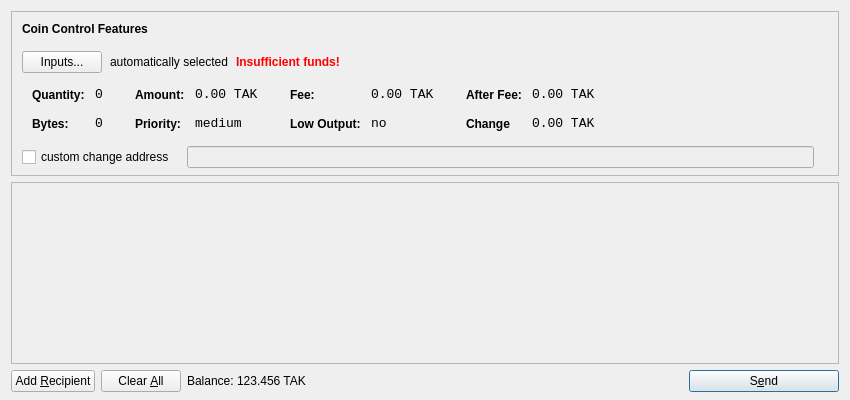
<?xml version="1.0" encoding="UTF-8"?>
<ui version="4.0">
 <class>SendCoinsDialog</class>
 <widget class="QDialog" name="SendCoinsDialog">
  <property name="geometry">
   <rect>
    <x>0</x>
    <y>0</y>
    <width>850</width>
    <height>400</height>
   </rect>
  </property>
  <property name="windowTitle">
   <string>Send Coins</string>
  </property>
  <layout class="QVBoxLayout" name="verticalLayout" stretch="0,1,0">
   <property name="bottomMargin">
    <number>8</number>
   </property>
   <item>
    <widget class="QFrame" name="frameCoinControl">
     <property name="sizePolicy">
      <sizepolicy hsizetype="Expanding" vsizetype="Expanding">
       <horstretch>0</horstretch>
       <verstretch>0</verstretch>
      </sizepolicy>
     </property>
     <property name="maximumSize">
      <size>
       <width>16777215</width>
       <height>16777215</height>
      </size>
     </property>
     <property name="frameShape">
      <enum>QFrame::StyledPanel</enum>
     </property>
     <property name="frameShadow">
      <enum>QFrame::Sunken</enum>
     </property>
     <layout class="QVBoxLayout" name="verticalLayoutCoinControl2">
      <property name="spacing">
       <number>-1</number>
      </property>
      <property name="leftMargin">
       <number>0</number>
      </property>
      <property name="topMargin">
       <number>0</number>
      </property>
      <property name="rightMargin">
       <number>0</number>
      </property>
      <property name="bottomMargin">
       <number>6</number>
      </property>
      <item>
       <layout class="QVBoxLayout" name="verticalLayoutCoinControl" stretch="0,0,0,0,1">
        <property name="spacing">
         <number>0</number>
        </property>
        <property name="leftMargin">
         <number>10</number>
        </property>
        <property name="topMargin">
         <number>10</number>
        </property>
        <item>
         <layout class="QHBoxLayout" name="horizontalLayoutCoinControl1">
          <property name="bottomMargin">
           <number>15</number>
          </property>
          <item>
           <widget class="QLabel" name="labelCoinControlFeatures">
            <property name="sizePolicy">
             <sizepolicy hsizetype="Preferred" vsizetype="Maximum">
              <horstretch>0</horstretch>
              <verstretch>0</verstretch>
             </sizepolicy>
            </property>
            <property name="font">
             <font>
              <weight>75</weight>
              <bold>true</bold>
             </font>
            </property>
            <property name="styleSheet">
             <string notr="true">font-weight:bold;</string>
            </property>
            <property name="text">
             <string>Coin Control Features</string>
            </property>
           </widget>
          </item>
         </layout>
        </item>
        <item>
         <layout class="QHBoxLayout" name="horizontalLayoutCoinControl2" stretch="0,0,0,0">
          <property name="spacing">
           <number>8</number>
          </property>
          <property name="bottomMargin">
           <number>10</number>
          </property>
          <item>
           <widget class="QPushButton" name="pushButtonCoinControl">
            <property name="styleSheet">
             <string notr="true"/>
            </property>
            <property name="text">
             <string>Inputs...</string>
            </property>
           </widget>
          </item>
          <item>
           <widget class="QLabel" name="labelCoinControlAutomaticallySelected">
            <property name="text">
             <string>automatically selected</string>
            </property>
            <property name="margin">
             <number>5</number>
            </property>
           </widget>
          </item>
          <item>
           <widget class="QLabel" name="labelCoinControlInsuffFunds">
            <property name="font">
             <font>
              <weight>75</weight>
              <bold>true</bold>
             </font>
            </property>
            <property name="styleSheet">
             <string notr="true">color:red;font-weight:bold;</string>
            </property>
            <property name="text">
             <string>Insufficient funds!</string>
            </property>
            <property name="margin">
             <number>5</number>
            </property>
           </widget>
          </item>
          <item>
           <spacer name="horizontalSpacerCoinControl">
            <property name="orientation">
             <enum>Qt::Horizontal</enum>
            </property>
            <property name="sizeHint" stdset="0">
             <size>
              <width>40</width>
              <height>1</height>
             </size>
            </property>
           </spacer>
          </item>
         </layout>
        </item>
        <item>
         <widget class="QWidget" name="widgetCoinControl" native="true">
          <property name="sizePolicy">
           <sizepolicy hsizetype="Preferred" vsizetype="Preferred">
            <horstretch>0</horstretch>
            <verstretch>0</verstretch>
           </sizepolicy>
          </property>
          <property name="minimumSize">
           <size>
            <width>0</width>
            <height>0</height>
           </size>
          </property>
          <property name="styleSheet">
           <string notr="true"/>
          </property>
          <layout class="QHBoxLayout" name="horizontalLayoutCoinControl5">
           <property name="margin">
            <number>0</number>
           </property>
           <item>
            <layout class="QHBoxLayout" name="horizontalLayoutCoinControl3" stretch="0,0,0,1">
             <property name="spacing">
              <number>20</number>
             </property>
             <property name="topMargin">
              <number>0</number>
             </property>
             <property name="bottomMargin">
              <number>10</number>
             </property>
             <item>
              <layout class="QFormLayout" name="formLayoutCoinControl1">
               <property name="horizontalSpacing">
                <number>10</number>
               </property>
               <property name="verticalSpacing">
                <number>14</number>
               </property>
               <property name="leftMargin">
                <number>10</number>
               </property>
               <property name="topMargin">
                <number>4</number>
               </property>
               <property name="rightMargin">
                <number>6</number>
               </property>
               <item row="0" column="0">
                <widget class="QLabel" name="labelCoinControlQuantityText">
                 <property name="styleSheet">
                  <string notr="true">font-weight:bold;</string>
                 </property>
                 <property name="text">
                  <string>Quantity:</string>
                 </property>
                 <property name="margin">
                  <number>0</number>
                 </property>
                </widget>
               </item>
               <item row="0" column="1">
                <widget class="QLabel" name="labelCoinControlQuantity">
                 <property name="font">
                  <font>
                   <family>Monospace</family>
                   <pointsize>10</pointsize>
                  </font>
                 </property>
                 <property name="cursor">
                  <cursorShape>IBeamCursor</cursorShape>
                 </property>
                 <property name="contextMenuPolicy">
                  <enum>Qt::ActionsContextMenu</enum>
                 </property>
                 <property name="text">
                  <string>0</string>
                 </property>
                 <property name="margin">
                  <number>0</number>
                 </property>
                 <property name="textInteractionFlags">
                  <set>Qt::LinksAccessibleByMouse|Qt::TextSelectableByKeyboard|Qt::TextSelectableByMouse</set>
                 </property>
                </widget>
               </item>
               <item row="1" column="0">
                <widget class="QLabel" name="labelCoinControlBytesText">
                 <property name="styleSheet">
                  <string notr="true">font-weight:bold;</string>
                 </property>
                 <property name="text">
                  <string>Bytes:</string>
                 </property>
                </widget>
               </item>
               <item row="1" column="1">
                <widget class="QLabel" name="labelCoinControlBytes">
                 <property name="font">
                  <font>
                   <family>Monospace</family>
                   <pointsize>10</pointsize>
                  </font>
                 </property>
                 <property name="cursor">
                  <cursorShape>IBeamCursor</cursorShape>
                 </property>
                 <property name="contextMenuPolicy">
                  <enum>Qt::ActionsContextMenu</enum>
                 </property>
                 <property name="text">
                  <string>0</string>
                 </property>
                 <property name="textInteractionFlags">
                  <set>Qt::LinksAccessibleByMouse|Qt::TextSelectableByKeyboard|Qt::TextSelectableByMouse</set>
                 </property>
                </widget>
               </item>
              </layout>
             </item>
             <item>
              <layout class="QFormLayout" name="formLayoutCoinControl2">
               <property name="horizontalSpacing">
                <number>10</number>
               </property>
               <property name="verticalSpacing">
                <number>14</number>
               </property>
               <property name="leftMargin">
                <number>6</number>
               </property>
               <property name="topMargin">
                <number>4</number>
               </property>
               <property name="rightMargin">
                <number>6</number>
               </property>
               <item row="0" column="0">
                <widget class="QLabel" name="labelCoinControlAmountText">
                 <property name="styleSheet">
                  <string notr="true">font-weight:bold;</string>
                 </property>
                 <property name="text">
                  <string>Amount:</string>
                 </property>
                 <property name="margin">
                  <number>0</number>
                 </property>
                </widget>
               </item>
               <item row="0" column="1">
                <widget class="QLabel" name="labelCoinControlAmount">
                 <property name="font">
                  <font>
                   <family>Monospace</family>
                   <pointsize>10</pointsize>
                  </font>
                 </property>
                 <property name="cursor">
                  <cursorShape>IBeamCursor</cursorShape>
                 </property>
                 <property name="contextMenuPolicy">
                  <enum>Qt::ActionsContextMenu</enum>
                 </property>
                 <property name="text">
                  <string>0.00 TAK</string>
                 </property>
                 <property name="textInteractionFlags">
                  <set>Qt::LinksAccessibleByMouse|Qt::TextSelectableByKeyboard|Qt::TextSelectableByMouse</set>
                 </property>
                </widget>
               </item>
               <item row="1" column="0">
                <widget class="QLabel" name="labelCoinControlPriorityText">
                 <property name="styleSheet">
                  <string notr="true">font-weight:bold;</string>
                 </property>
                 <property name="text">
                  <string>Priority:</string>
                 </property>
                </widget>
               </item>
               <item row="1" column="1">
                <widget class="QLabel" name="labelCoinControlPriority">
                 <property name="font">
                  <font>
                   <family>Monospace</family>
                   <pointsize>10</pointsize>
                  </font>
                 </property>
                 <property name="cursor">
                  <cursorShape>IBeamCursor</cursorShape>
                 </property>
                 <property name="contextMenuPolicy">
                  <enum>Qt::ActionsContextMenu</enum>
                 </property>
                 <property name="text">
                  <string>medium</string>
                 </property>
                 <property name="textInteractionFlags">
                  <set>Qt::LinksAccessibleByMouse|Qt::TextSelectableByKeyboard|Qt::TextSelectableByMouse</set>
                 </property>
                </widget>
               </item>
              </layout>
             </item>
             <item>
              <layout class="QFormLayout" name="formLayoutCoinControl3">
               <property name="horizontalSpacing">
                <number>10</number>
               </property>
               <property name="verticalSpacing">
                <number>14</number>
               </property>
               <property name="leftMargin">
                <number>6</number>
               </property>
               <property name="topMargin">
                <number>4</number>
               </property>
               <property name="rightMargin">
                <number>6</number>
               </property>
               <item row="0" column="0">
                <widget class="QLabel" name="labelCoinControlFeeText">
                 <property name="styleSheet">
                  <string notr="true">font-weight:bold;</string>
                 </property>
                 <property name="text">
                  <string>Fee:</string>
                 </property>
                 <property name="margin">
                  <number>0</number>
                 </property>
                </widget>
               </item>
               <item row="0" column="1">
                <widget class="QLabel" name="labelCoinControlFee">
                 <property name="font">
                  <font>
                   <family>Monospace</family>
                   <pointsize>10</pointsize>
                  </font>
                 </property>
                 <property name="cursor">
                  <cursorShape>IBeamCursor</cursorShape>
                 </property>
                 <property name="contextMenuPolicy">
                  <enum>Qt::ActionsContextMenu</enum>
                 </property>
                 <property name="text">
                  <string>0.00 TAK</string>
                 </property>
                 <property name="textInteractionFlags">
                  <set>Qt::LinksAccessibleByMouse|Qt::TextSelectableByKeyboard|Qt::TextSelectableByMouse</set>
                 </property>
                </widget>
               </item>
               <item row="1" column="0">
                <widget class="QLabel" name="labelCoinControlLowOutputText">
                 <property name="styleSheet">
                  <string notr="true">font-weight:bold;</string>
                 </property>
                 <property name="text">
                  <string>Low Output:</string>
                 </property>
                </widget>
               </item>
               <item row="1" column="1">
                <widget class="QLabel" name="labelCoinControlLowOutput">
                 <property name="font">
                  <font>
                   <family>Monospace</family>
                   <pointsize>10</pointsize>
                  </font>
                 </property>
                 <property name="cursor">
                  <cursorShape>IBeamCursor</cursorShape>
                 </property>
                 <property name="contextMenuPolicy">
                  <enum>Qt::ActionsContextMenu</enum>
                 </property>
                 <property name="text">
                  <string>no</string>
                 </property>
                 <property name="textInteractionFlags">
                  <set>Qt::LinksAccessibleByMouse|Qt::TextSelectableByKeyboard|Qt::TextSelectableByMouse</set>
                 </property>
                </widget>
               </item>
              </layout>
             </item>
             <item>
              <layout class="QFormLayout" name="formLayoutCoinControl4">
               <property name="horizontalSpacing">
                <number>10</number>
               </property>
               <property name="verticalSpacing">
                <number>14</number>
               </property>
               <property name="leftMargin">
                <number>6</number>
               </property>
               <property name="topMargin">
                <number>4</number>
               </property>
               <property name="rightMargin">
                <number>6</number>
               </property>
               <item row="0" column="0">
                <widget class="QLabel" name="labelCoinControlAfterFeeText">
                 <property name="styleSheet">
                  <string notr="true">font-weight:bold;</string>
                 </property>
                 <property name="text">
                  <string>After Fee:</string>
                 </property>
                 <property name="margin">
                  <number>0</number>
                 </property>
                </widget>
               </item>
               <item row="0" column="1">
                <widget class="QLabel" name="labelCoinControlAfterFee">
                 <property name="font">
                  <font>
                   <family>Monospace</family>
                   <pointsize>10</pointsize>
                  </font>
                 </property>
                 <property name="cursor">
                  <cursorShape>IBeamCursor</cursorShape>
                 </property>
                 <property name="contextMenuPolicy">
                  <enum>Qt::ActionsContextMenu</enum>
                 </property>
                 <property name="text">
                  <string>0.00 TAK</string>
                 </property>
                 <property name="textInteractionFlags">
                  <set>Qt::LinksAccessibleByMouse|Qt::TextSelectableByKeyboard|Qt::TextSelectableByMouse</set>
                 </property>
                </widget>
               </item>
               <item row="1" column="0">
                <widget class="QLabel" name="labelCoinControlChangeText">
                 <property name="styleSheet">
                  <string notr="true">font-weight:bold;</string>
                 </property>
                 <property name="text">
                  <string>Change</string>
                 </property>
                </widget>
               </item>
               <item row="1" column="1">
                <widget class="QLabel" name="labelCoinControlChange">
                 <property name="font">
                  <font>
                   <family>Monospace</family>
                   <pointsize>10</pointsize>
                  </font>
                 </property>
                 <property name="cursor">
                  <cursorShape>IBeamCursor</cursorShape>
                 </property>
                 <property name="contextMenuPolicy">
                  <enum>Qt::ActionsContextMenu</enum>
                 </property>
                 <property name="text">
                  <string>0.00 TAK</string>
                 </property>
                 <property name="textInteractionFlags">
                  <set>Qt::LinksAccessibleByMouse|Qt::TextSelectableByKeyboard|Qt::TextSelectableByMouse</set>
                 </property>
                </widget>
               </item>
              </layout>
             </item>
            </layout>
           </item>
          </layout>
         </widget>
        </item>
        <item>
         <layout class="QHBoxLayout" name="horizontalLayoutCoinControl4" stretch="0,0,0">
          <property name="spacing">
           <number>12</number>
          </property>
          <property name="sizeConstraint">
           <enum>QLayout::SetDefaultConstraint</enum>
          </property>
          <property name="topMargin">
           <number>5</number>
          </property>
          <property name="rightMargin">
           <number>5</number>
          </property>
          <item>
           <widget class="QCheckBox" name="checkBoxCoinControlChange">
            <property name="text">
             <string>custom change address</string>
            </property>
           </widget>
          </item>
          <item>
           <widget class="QLineEdit" name="lineEditCoinControlChange">
            <property name="enabled">
             <bool>false</bool>
            </property>
            <property name="sizePolicy">
             <sizepolicy hsizetype="Expanding" vsizetype="Fixed">
              <horstretch>0</horstretch>
              <verstretch>0</verstretch>
             </sizepolicy>
            </property>
           </widget>
          </item>
          <item>
           <widget class="QLabel" name="labelCoinControlChangeLabel">
            <property name="sizePolicy">
             <sizepolicy hsizetype="Preferred" vsizetype="Expanding">
              <horstretch>0</horstretch>
              <verstretch>0</verstretch>
             </sizepolicy>
            </property>
            <property name="minimumSize">
             <size>
              <width>0</width>
              <height>0</height>
             </size>
            </property>
            <property name="text">
             <string/>
            </property>
            <property name="margin">
             <number>3</number>
            </property>
           </widget>
          </item>
         </layout>
        </item>
        <item>
         <spacer name="verticalSpacerCoinControl">
          <property name="orientation">
           <enum>Qt::Vertical</enum>
          </property>
          <property name="sizeHint" stdset="0">
           <size>
            <width>800</width>
            <height>1</height>
           </size>
          </property>
         </spacer>
        </item>
       </layout>
      </item>
     </layout>
    </widget>
   </item>
   <item>
    <widget class="QScrollArea" name="scrollArea">
     <property name="widgetResizable">
      <bool>true</bool>
     </property>
     <widget class="QWidget" name="scrollAreaWidgetContents">
      <property name="geometry">
       <rect>
        <x>0</x>
        <y>0</y>
        <width>830</width>
        <height>165</height>
       </rect>
      </property>
      <layout class="QVBoxLayout" name="verticalLayout_2">
       <property name="margin">
        <number>0</number>
       </property>
       <item>
        <layout class="QVBoxLayout" name="entries">
         <property name="spacing">
          <number>6</number>
         </property>
        </layout>
       </item>
       <item>
        <spacer name="verticalSpacer">
         <property name="orientation">
          <enum>Qt::Vertical</enum>
         </property>
         <property name="sizeHint" stdset="0">
          <size>
           <width>20</width>
           <height>40</height>
          </size>
         </property>
        </spacer>
       </item>
      </layout>
     </widget>
    </widget>
   </item>
   <item>
    <layout class="QHBoxLayout" name="horizontalLayout">
     <item>
      <widget class="QPushButton" name="addButton">
       <property name="toolTip">
        <string>Send to multiple recipients at once</string>
       </property>
       <property name="text">
        <string>Add &amp;Recipient</string>
       </property>
       <property name="icon">
        <iconset resource="../bitcoin.qrc">
         <normaloff>:/icons/add</normaloff>:/icons/add</iconset>
       </property>
       <property name="autoDefault">
        <bool>false</bool>
       </property>
      </widget>
     </item>
     <item>
      <widget class="QPushButton" name="clearButton">
       <property name="sizePolicy">
        <sizepolicy hsizetype="Minimum" vsizetype="Fixed">
         <horstretch>0</horstretch>
         <verstretch>0</verstretch>
        </sizepolicy>
       </property>
       <property name="toolTip">
        <string>Remove all transaction fields</string>
       </property>
       <property name="text">
        <string>Clear &amp;All</string>
       </property>
       <property name="icon">
        <iconset resource="../bitcoin.qrc">
         <normaloff>:/icons/remove</normaloff>:/icons/remove</iconset>
       </property>
       <property name="autoRepeatDelay">
        <number>300</number>
       </property>
       <property name="autoDefault">
        <bool>false</bool>
       </property>
      </widget>
     </item>
     <item>
      <layout class="QHBoxLayout" name="horizontalLayout_2">
       <property name="spacing">
        <number>3</number>
       </property>
       <item>
        <widget class="QLabel" name="label">
         <property name="sizePolicy">
          <sizepolicy hsizetype="Preferred" vsizetype="Fixed">
           <horstretch>0</horstretch>
           <verstretch>0</verstretch>
          </sizepolicy>
         </property>
         <property name="text">
          <string>Balance:</string>
         </property>
        </widget>
       </item>
       <item>
        <widget class="QLabel" name="labelBalance">
         <property name="sizePolicy">
          <sizepolicy hsizetype="Preferred" vsizetype="Fixed">
           <horstretch>0</horstretch>
           <verstretch>0</verstretch>
          </sizepolicy>
         </property>
         <property name="cursor">
          <cursorShape>IBeamCursor</cursorShape>
         </property>
         <property name="text">
          <string>123.456 TAK</string>
         </property>
         <property name="textInteractionFlags">
          <set>Qt::LinksAccessibleByMouse|Qt::TextSelectableByKeyboard|Qt::TextSelectableByMouse</set>
         </property>
        </widget>
       </item>
      </layout>
     </item>
     <item>
      <spacer name="horizontalSpacer">
       <property name="orientation">
        <enum>Qt::Horizontal</enum>
       </property>
       <property name="sizeHint" stdset="0">
        <size>
         <width>40</width>
         <height>20</height>
        </size>
       </property>
      </spacer>
     </item>
     <item>
      <widget class="QPushButton" name="sendButton">
       <property name="minimumSize">
        <size>
         <width>150</width>
         <height>0</height>
        </size>
       </property>
       <property name="toolTip">
        <string>Confirm the send action</string>
       </property>
       <property name="text">
        <string>S&amp;end</string>
       </property>
       <property name="icon">
        <iconset resource="../bitcoin.qrc">
         <normaloff>:/icons/send</normaloff>:/icons/send</iconset>
       </property>
       <property name="default">
        <bool>true</bool>
       </property>
      </widget>
     </item>
    </layout>
   </item>
  </layout>
 </widget>
 <resources>
  <include location="../bitcoin.qrc"/>
 </resources>
 <connections/>
</ui>
